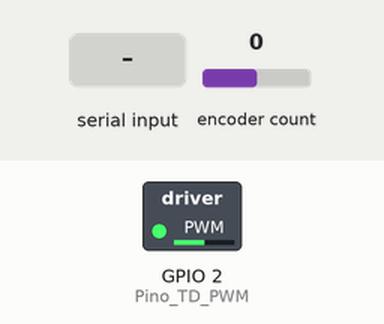
A sketch run on a simulated ESP32. On the bench: switched loads named in the sketch (green lamp = pin HIGH). The inputs (shaded band) are chosen by the test bench; at power-on: encoder count 0. Nothing arrives over Bluetooth unless stated; the modem accepts every AT command (registered, SIM ready, sends succeed) and sends nothing else.

Above: at 1.2 s.
1.3 s: "1" received over the second serial link
At 6.71 s:
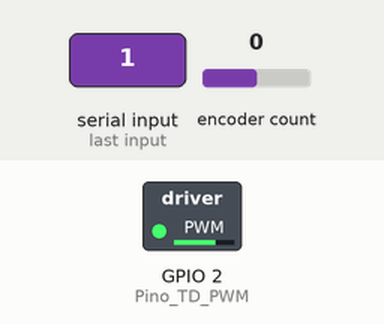
At 10.22 s:
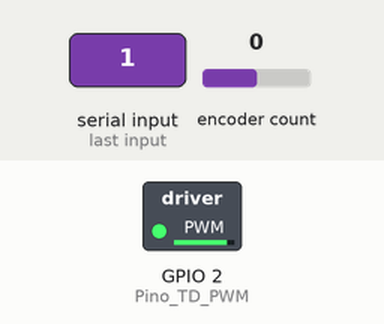
Timing chart, 0 to 10.3 s (numbered marks = the images above; inputs shaded):
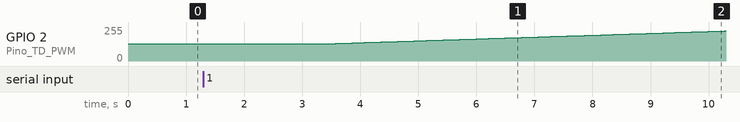

The sketch:

teste_luizinha_esp32.ino
```cpp
//BIBLIOTECAS
#include <stdio.h>
#include "BluetoothSerial.h"
#include <ESP32Encoder.h>

#if !defined(CONFIG_BT_ENABLED) || !defined(CONFIG_BLUEDROID_ENABLED)
#error Bluetooth is not enabled! Please run `make menuconfig` to and enable it
#endif

//definindo os pinos do encoder do motor trás direito
#define Pino_TD_A 18
#define Pino_TD_B 19
#define Pino_TD_PWM 2
BluetoothSerial SerialBT;

ESP32Encoder encoder_TD;//Define o encoder do motor trás direito

//definição de variáveis

String mensagem;
int pwm[4]={512,512,512,512};
float encoder_posicao[4]={0,0,0,0};//float w=0;
unsigned long msegundos_ini = 0;//unsigned long ms0 = 0;
double rpm[4]={0,0,0,0};
double rpm_desejado[4]={0,0,0,0};
bool contando=0;
bool ler=0;
int tempo_contagem=15;

float get_rpm(){
  rpm[3] = ((encoder_TD.getCount()-encoder_posicao[3])*60000)/(tempo_contagem*50000);
  return rpm[0],rpm[1],rpm[2],rpm[3];
}


void message_handler(){
  mensagem = SerialBT.readString(); // a string mensagem armazena o que foi enviado pelo bluetooth para o arduino
  if(mensagem[0]=='1'){
    for (int i=0; i<4; i++){
      rpm_desejado[i] = 768;
    }
    SerialBT.print("Ativo ");SerialBT.println("");
    }
  else if(mensagem[0]=='0'){
    for (int i=0; i<4; i++){
      rpm_desejado[i] = 512;
    }
    SerialBT.print("Parado ");SerialBT.println("");
    }
}

void setup() {
  // Inicializa o pino D2 como saída
  Serial.begin(9600);
  SerialBT.begin(9600); //Bluetooth device name
  //pinMode(ledAzul, OUTPUT);
  //encoder
  pinMode(Pino_TD_PWM, OUTPUT);
  pinMode(Pino_TD_A, INPUT_PULLUP);
  pinMode(Pino_TD_B, INPUT_PULLUP);
  encoder_TD.attachHalfQuad(Pino_TD_A, Pino_TD_B);
  ledcAttachChannel(Pino_TD_PWM, 500, 10, 3);
  ledcWrite(Pino_TD_PWM, pwm[3]);
}

void loop() {
  if (SerialBT.available()){
    message_handler();
  }
 if(millis()-msegundos_ini > tempo_contagem){
    rpm[0],rpm[1],rpm[2],rpm[3]=get_rpm();
    SerialBT.print("RPM Desejado: ");
    SerialBT.print(rpm_desejado[0]); SerialBT.print(" | "); SerialBT.print(rpm_desejado[1]); SerialBT.print(" | "); SerialBT.print(rpm_desejado[2]); SerialBT.print(" | "); SerialBT.print(rpm_desejado[3]);
    SerialBT.println("");
    SerialBT.print("RPM: ");
    SerialBT.print(rpm[0]); SerialBT.print(" | "); SerialBT.print(rpm[1]); SerialBT.print(" | "); SerialBT.print(rpm[2]); SerialBT.print(" | "); SerialBT.print(rpm[3]);
    SerialBT.println("");
    contando=0;
  }
  for (int i=0; i<4; i++){
    if (rpm_desejado[i]>rpm[i] and contando==0){
      pwm[i]=pwm[i]+1;
      ler=1;
    }
    if(rpm_desejado[i]<rpm[i] and contando==0){
      pwm[i]=pwm[i]-1;
      ler=1;
    }
    if (rpm_desejado[i]==0){pwm[i]=512;}
  }
  if(ler==1 && contando==0){
    contando=1;
    encoder_posicao[3]=encoder_TD.getCount();
    msegundos_ini=millis();
    ler=0;
  }
  ledcWrite(Pino_TD_PWM, pwm[3]);
}
// mac esp32 78:21:84:7d:bc:4c
```

Measured:
- after the input at 1.3 s, GPIO 2 (Pino_TD_PWM): moves from 128/255 to 226/255 over 6.9 s, starting after 2.1 s
